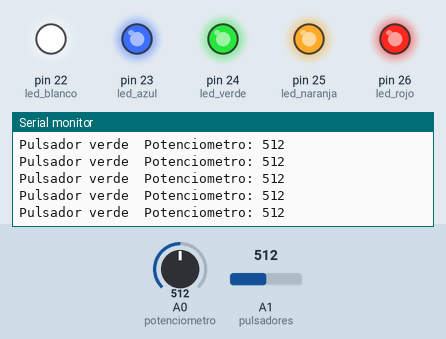
The sketch below on a simulated Arduino Mega 2560, built with avr-gcc and run on an emulated ATmega2560. Shown: output pins drawn as LEDs (lit = HIGH), the last lines printed to the serial monitor. The inputs (shaded band) are chosen by the test bench; at power-on: A1 (pulsadores) = 512, A0 (potenciometro) = 512.

Above: at 1.2 s.
1.3 s: A1 (pulsadores) set to 490
At 1.31 s:
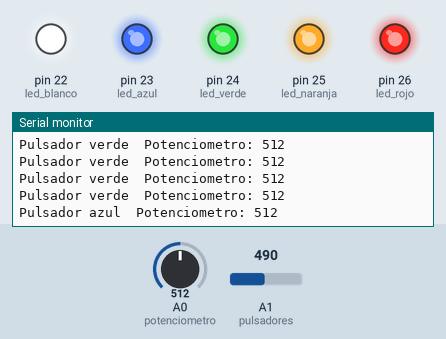
3.2 s: A1 (pulsadores) set to 610
At 3.23 s:
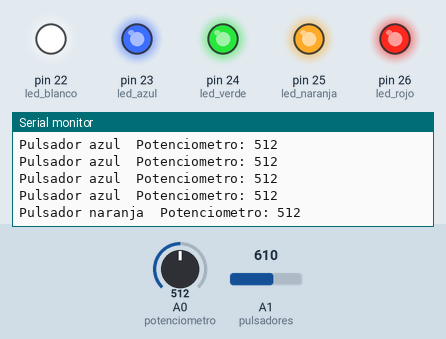

Measured:
- after the input at 1.3 s, the serial monitor: prints a new line at once (image 1)
- after the input at 3.2 s, the serial monitor: prints a new line at once (image 2)

The sketch:

leer_pulsadores_potenciometro.ino
```cpp
//Declaración de pines
int led_blanco = 22;
int led_azul = 23;
int led_verde = 24;
int led_naranja = 25;
int led_rojo = 26;

int potenciometro = A0;
int pulsadores = A1;

//Declaración de variables
int valor_sw = 0;
int valor_pot = 0;

//Inicialización de pines
void setup() {
  Serial.begin(9600);
  pinMode(led_blanco,OUTPUT);
  pinMode(led_azul,OUTPUT);
  pinMode(led_verde,OUTPUT);
  pinMode(led_naranja,OUTPUT);
  pinMode(led_rojo,OUTPUT);

  //Encender leds
  digitalWrite(led_blanco, HIGH);
  digitalWrite(led_azul, HIGH);
  digitalWrite(led_verde, HIGH);
  digitalWrite(led_naranja, HIGH);
  digitalWrite(led_rojo, HIGH);
}

//Ejecutivo cíclico
void loop() {
  valor_sw = analogRead(pulsadores);
  valor_pot = analogRead(potenciometro);
/* Significado de las lecturas:
 * Blanco:848
 * Azul:335
 * Verde:503
 * Naranja:674
 * Rojo:167
 */
  if(valor_sw>800){
    Serial.print("Pulsador blanco ");
  }else{
      if(valor_sw>600){
        Serial.print("Pulsador naranja ");
      }else{
          if(valor_sw>500){
           Serial.print("Pulsador verde ");
           }else{
              if(valor_sw>300){
                Serial.print("Pulsador azul ");
              }else{
                if(valor_sw>150){
                  Serial.print("Pulsador rojo ");
                  }else Serial.print("No pulsado");
              }
           }
      }
  }

  Serial.print(" Potenciometro: ");
  Serial.println(valor_pot);
  delay(100);        // delay in between reads for stability
}
```
